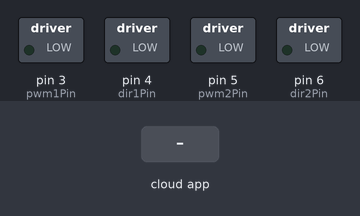
The sketch below on a simulated Arduino Uno, built with avr-gcc and run on an emulated ATmega328P. Parts: switched loads named in the sketch (green lamp = pin HIGH). The test bench sets the inputs (shaded band). The ROS host is connected and sends only what is stated.

Above: at 1.2 s.
1.3 s: the phone or cloud app sets linear.x to -100
At 2.5 s:
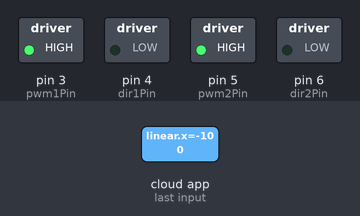
2.8 s: the phone or cloud app sets angular.z to -100
At 3.8 s:
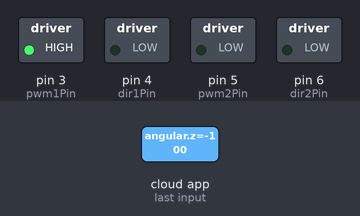
4.3 s: the phone or cloud app sets linear.x to 0
At 4.9 s:
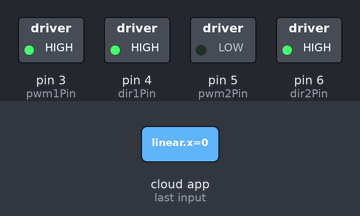
5.8 s: the phone or cloud app sets angular.z to 0
At 7.0 s:
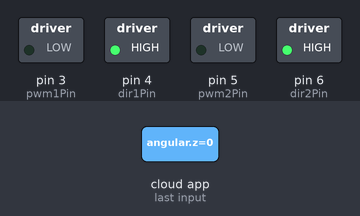
7.3 s: the phone or cloud app sets linear.x to 100
At 8.4 s:
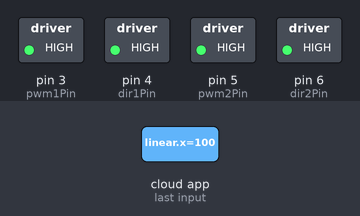
8.8 s: the phone or cloud app sets angular.z to 100
At 9.5 s:
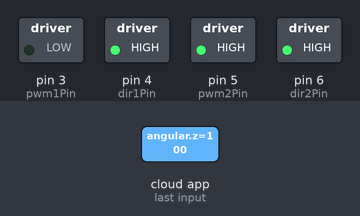
Timing chart, 0 to 11.3 s (numbered marks = the images above; inputs shaded):
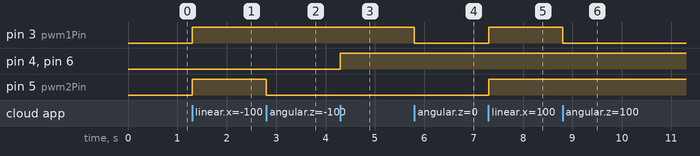

Measured:
- after the input at 1.3 s, pin 3 (pwm1Pin), pin 5 (pwm2Pin): LOW → HIGH at once
- after the input at 2.8 s, pin 5 (pwm2Pin): HIGH → LOW at once
- after the input at 4.3 s, pin 4 (dir1Pin), pin 6 (dir2Pin): LOW → HIGH at once
- after the input at 5.8 s, pin 3 (pwm1Pin): HIGH → LOW at once
- after the input at 7.3 s, pin 3 (pwm1Pin), pin 5 (pwm2Pin): LOW → HIGH at once
- after the input at 8.8 s, pin 3 (pwm1Pin): HIGH → LOW at once

The sketch:

two_encoder_control.ino
```cpp
#include <ros.h>
#include <geometry_msgs/Twist.h>

// Define motor control pins for Cytron motor driver
const int pwm1Pin = 3;  // PWM pin for motor 1 speed
const int dir1Pin = 4;  // Direction pin for motor 1

const int pwm2Pin = 5;  // PWM pin for motor 2 speed
const int dir2Pin = 6;  // Direction pin for motor 2

// Initialize ROS node
ros::NodeHandle nh;

// Define callback function to handle incoming motor commands
void motorCallback(const geometry_msgs::Twist& msg) {
  // Extract linear and angular velocities from Twist message
  float linearVelocity = msg.linear.x;
  float angularVelocity = msg.angular.z;

  // Determine motor directions based on sign of linearVelocity and angularVelocity
  if (linearVelocity >= 0) {
    digitalWrite(dir1Pin, HIGH);
    digitalWrite(dir2Pin, HIGH);
  } else {
    digitalWrite(dir1Pin, LOW);
    digitalWrite(dir2Pin, LOW);
  }

  // Map linearVelocity from [-1, 1] to [0, 255] for PWM control
  int pwmValue = int(abs(linearVelocity) * 255);

  // Map angularVelocity from [-1, 1] to adjust differential drive
  int angularAdjust = int(angularVelocity * 255);

  // Adjust PWM values for each motor based on the angular velocity
  int pwm1Value = pwmValue - angularAdjust;
  int pwm2Value = pwmValue + angularAdjust;

  // Ensure PWM values are within the valid range
  pwm1Value = constrain(pwm1Value, 0, 255);
  pwm2Value = constrain(pwm2Value, 0, 255);

  // Control motor speeds using PWM
  analogWrite(pwm1Pin, pwm1Value);
  analogWrite(pwm2Pin, pwm2Value);
}

// Initialize ROS subscriber
ros::Subscriber<geometry_msgs::Twist> sub("cmd_vel", &motorCallback);

void setup() {
  // Initialize serial communication
  nh.initNode();

  // Set motor control pins as outputs
  pinMode(pwm1Pin, OUTPUT);
  pinMode(dir1Pin, OUTPUT);
  pinMode(pwm2Pin, OUTPUT);
  pinMode(dir2Pin, OUTPUT);

  // Subscribe to cmd_vel topic
  nh.subscribe(sub);
}

void loop() {
  // Handle ROS communication
  nh.spinOnce();
}
```
